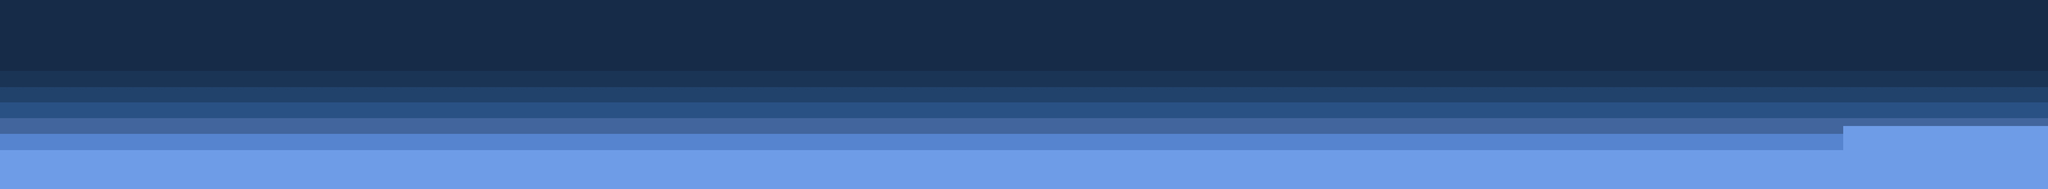

Below is a game level as drawn by its tile map, then a one-line description and the .tmx file that defines it, in full:
An orthogonal 130x12 tile map with 64x64 px tiles, 1 tile layer (world) and 3 objects.

<map version="1.0" tiledversion="1.0.3" orientation="orthogonal" renderorder="left-down" width="130" height="12" tilewidth="64" tileheight="64" nextobjectid="7">
 <tileset firstgid="1" source="lassets.tsx" />
 <objectgroup name="spikes" />
 <objectgroup name="objects">
  <object id="1" x="112" y="536" width="3088" height="122" />
  <object id="2" x="2982" y="55" width="221" height="666" />
  <object id="3" x="97" y="21" width="203" height="752" />
 </objectgroup>
 <layer name="world" width="130" height="12">
  <data encoding="csv">
12,12,12,12,12,12,12,12,12,12,12,12,12,12,12,12,12,12,12,12,12,12,12,12,12,12,12,12,12,12,12,12,12,12,12,12,12,12,12,12,12,12,12,12,12,12,12,12,12,12,12,12,12,12,12,12,12,12,12,12,12,12,12,12,12,12,12,12,12,12,12,12,12,12,12,12,12,12,12,12,12,12,12,12,12,12,12,12,12,12,12,12,12,12,12,12,12,12,12,12,12,12,12,12,12,12,12,12,12,12,12,12,12,12,12,12,12,12,12,12,12,12,12,12,12,12,12,12,12,12,
12,12,12,12,12,12,12,12,12,12,12,12,12,12,12,12,12,12,12,12,12,12,12,12,12,12,12,12,12,12,12,12,12,12,12,12,12,12,12,12,12,12,12,12,12,12,12,12,12,12,12,12,12,12,12,12,12,12,12,12,12,12,12,12,12,12,12,12,12,12,12,12,12,12,12,12,12,12,12,12,12,12,12,12,12,12,12,12,12,12,12,12,12,12,12,12,12,12,12,12,12,12,12,12,12,12,12,12,12,12,12,12,12,12,12,12,12,12,12,12,12,12,12,12,12,12,12,12,12,12,
12,12,12,12,12,12,12,12,12,12,12,12,12,12,12,12,12,12,12,12,12,12,12,12,12,12,12,12,12,12,12,12,12,12,12,12,12,12,12,12,12,12,12,12,12,12,12,12,12,12,12,12,12,12,12,12,12,12,12,12,12,12,12,12,12,12,12,12,12,12,12,12,12,12,12,12,12,12,12,12,12,12,12,12,12,12,12,12,12,12,12,12,12,12,12,12,12,12,12,12,12,12,12,12,12,12,12,12,12,12,12,12,12,12,12,12,12,12,12,12,12,12,12,12,12,12,12,12,12,12,
12,12,12,12,12,12,12,12,12,12,12,12,12,12,12,12,12,12,12,12,12,12,12,12,12,12,12,12,12,12,12,12,12,12,12,12,12,12,12,12,12,12,12,12,12,12,12,12,12,12,12,12,12,12,12,12,12,12,12,12,12,12,12,12,12,12,12,12,12,12,12,12,12,12,12,12,12,12,12,12,12,12,12,12,12,12,12,12,12,12,12,12,12,12,12,12,12,12,12,12,12,12,12,12,12,12,12,12,12,12,12,12,12,12,12,12,12,12,12,12,12,12,12,12,12,12,12,12,12,12,
11,11,11,11,11,11,11,11,11,11,11,11,11,11,11,11,11,11,11,11,11,11,11,11,11,11,11,11,11,11,11,11,11,11,11,11,11,11,11,11,11,11,11,11,11,11,11,11,11,11,11,11,11,11,11,11,11,11,11,11,11,11,11,11,11,11,11,11,11,11,11,11,11,11,11,11,11,11,11,11,11,11,11,11,11,11,11,11,11,11,11,11,11,11,11,11,11,11,11,11,11,11,11,11,11,11,11,11,11,11,11,11,11,11,11,11,11,11,11,11,11,11,11,11,11,11,11,11,11,11,
10,10,10,10,10,10,10,10,10,10,10,10,10,10,10,10,10,10,10,10,10,10,10,10,10,10,10,10,10,10,10,10,10,10,10,10,10,10,10,10,10,10,10,10,10,10,10,10,10,10,10,10,10,10,10,10,10,10,10,10,10,10,10,10,10,10,10,10,10,10,10,10,10,10,10,10,10,10,10,10,10,10,10,10,10,10,10,10,10,10,10,10,10,10,10,10,10,10,10,10,10,10,10,10,10,10,10,10,10,10,10,10,10,10,10,10,10,10,10,10,10,10,10,10,10,10,10,10,10,10,
9,9,9,9,9,9,9,9,9,9,9,9,9,9,9,9,9,9,9,9,9,9,9,9,9,9,9,9,9,9,9,9,9,9,9,9,9,9,9,9,9,9,9,9,9,9,9,9,9,9,9,9,9,9,9,9,9,9,9,9,9,9,9,9,9,9,9,9,9,9,9,9,9,9,9,9,9,9,9,9,9,9,9,9,9,9,9,9,9,9,9,9,9,9,9,9,9,9,9,9,9,9,9,9,9,9,9,9,9,9,9,9,9,9,9,9,9,9,9,9,9,9,9,9,9,9,9,9,9,9,
8,8,8,8,8,8,8,8,8,8,8,8,8,8,8,8,8,8,8,8,8,8,8,8,8,8,8,8,8,8,8,8,8,8,8,8,8,8,8,8,8,8,8,8,8,8,8,8,8,8,8,8,8,8,8,8,8,8,8,8,8,8,8,8,8,8,8,8,8,8,8,8,8,8,8,8,8,8,8,8,8,8,8,8,8,8,8,8,8,8,8,8,8,8,8,8,8,8,8,8,8,8,8,8,8,8,8,8,8,8,8,8,8,8,8,8,8,8,8,8,8,8,8,8,8,8,8,8,8,8,
7,7,7,7,7,7,7,7,7,7,7,7,7,7,7,7,7,7,7,7,7,7,7,7,7,7,7,7,7,7,7,7,7,7,7,7,7,7,7,7,7,7,7,7,7,7,7,7,7,7,7,7,7,7,7,7,7,7,7,7,7,7,7,7,7,7,7,7,7,7,7,7,7,7,7,7,7,7,7,7,7,7,7,7,7,7,7,7,7,7,7,7,7,7,7,7,7,7,7,7,7,7,7,7,7,7,7,7,7,7,7,7,7,7,7,7,7,1,1,1,1,1,1,1,1,1,1,1,1,1,
6,6,6,6,6,6,6,6,6,6,6,6,6,6,6,6,6,6,6,6,6,6,6,6,6,6,6,6,6,6,6,6,6,6,6,6,6,6,6,6,6,6,6,6,6,6,6,6,6,6,6,6,6,6,6,6,6,6,6,6,6,6,6,6,6,6,6,6,6,6,6,6,6,6,6,6,6,6,6,6,6,6,6,6,6,6,6,6,6,6,6,6,6,6,6,6,6,6,6,6,6,6,6,6,6,6,6,6,6,6,6,6,6,6,6,6,6,1,1,1,1,1,1,1,1,1,1,1,1,1,
1,1,1,1,1,1,1,1,1,1,1,1,1,1,1,1,1,1,1,1,1,1,1,1,1,1,1,1,1,1,1,1,1,1,1,1,1,1,1,1,1,1,1,1,1,1,1,1,1,1,1,1,1,1,1,1,1,1,1,1,1,1,1,1,1,1,1,1,1,1,1,1,1,1,1,1,1,1,1,1,1,1,1,1,1,1,1,1,1,1,1,1,1,1,1,1,1,1,1,1,1,1,1,1,1,1,1,1,1,1,1,1,1,1,1,1,1,1,1,1,1,1,1,1,1,1,1,1,1,1,
1,1,1,1,1,1,1,1,1,1,1,1,1,1,1,1,1,1,1,1,1,1,1,1,1,1,1,1,1,1,1,1,1,1,1,1,1,1,1,1,1,1,1,1,1,1,1,1,1,1,1,1,1,1,1,1,1,1,1,1,1,1,1,1,1,1,1,1,1,1,1,1,1,1,1,1,1,1,1,1,1,1,1,1,1,1,1,1,1,1,1,1,1,1,1,1,1,1,1,1,1,1,1,1,1,1,1,1,1,1,1,1,1,1,1,1,1,1,1,1,1,1,1,1,1,1,1,1,1,1
</data>
 </layer>
</map>
